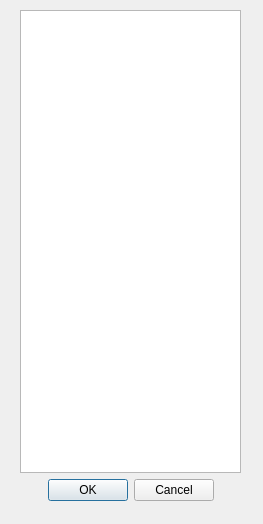
<?xml version="1.0" encoding="UTF-8"?>
<ui version="4.0">
 <class>zoo_SelectListWin</class>
 <widget class="QDialog" name="zoo_SelectListWin">
  <property name="geometry">
   <rect>
    <x>0</x>
    <y>0</y>
    <width>263</width>
    <height>524</height>
   </rect>
  </property>
  <property name="windowTitle">
   <string>Select ICs/ICNs to remove:</string>
  </property>
  <widget class="QWidget" name="verticalLayoutWidget">
   <property name="geometry">
    <rect>
     <x>20</x>
     <y>10</y>
     <width>221</width>
     <height>491</height>
    </rect>
   </property>
   <layout class="QVBoxLayout" name="verticalLayout">
    <item>
     <widget class="QListWidget" name="listWidget"/>
    </item>
    <item>
     <widget class="QDialogButtonBox" name="buttonBox">
      <property name="orientation">
       <enum>Qt::Horizontal</enum>
      </property>
      <property name="standardButtons">
       <set>QDialogButtonBox::Cancel|QDialogButtonBox::Ok</set>
      </property>
      <property name="centerButtons">
       <bool>true</bool>
      </property>
     </widget>
    </item>
   </layout>
  </widget>
 </widget>
 <resources/>
 <connections>
  <connection>
   <sender>buttonBox</sender>
   <signal>accepted()</signal>
   <receiver>zoo_SelectListWin</receiver>
   <slot>accept()</slot>
   <hints>
    <hint type="sourcelabel">
     <x>248</x>
     <y>254</y>
    </hint>
    <hint type="destinationlabel">
     <x>157</x>
     <y>274</y>
    </hint>
   </hints>
  </connection>
  <connection>
   <sender>buttonBox</sender>
   <signal>rejected()</signal>
   <receiver>zoo_SelectListWin</receiver>
   <slot>reject()</slot>
   <hints>
    <hint type="sourcelabel">
     <x>316</x>
     <y>260</y>
    </hint>
    <hint type="destinationlabel">
     <x>286</x>
     <y>274</y>
    </hint>
   </hints>
  </connection>
 </connections>
</ui>
